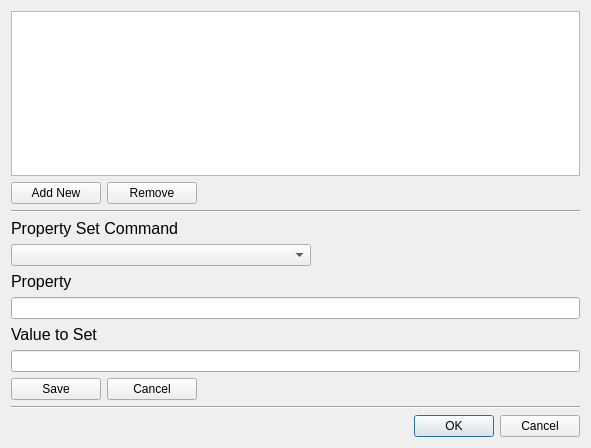
<?xml version="1.0" encoding="UTF-8"?>
<ui version="4.0">
 <class>properties</class>
 <widget class="QDialog" name="properties">
  <property name="geometry">
   <rect>
    <x>0</x>
    <y>0</y>
    <width>591</width>
    <height>448</height>
   </rect>
  </property>
  <property name="maximumSize">
   <size>
    <width>1600</width>
    <height>1000</height>
   </size>
  </property>
  <property name="windowTitle">
   <string>Set Property Values</string>
  </property>
  <layout class="QVBoxLayout" name="verticalLayout">
   <item>
    <widget class="QListWidget" name="list">
     <property name="sizePolicy">
      <sizepolicy hsizetype="Expanding" vsizetype="Preferred">
       <horstretch>0</horstretch>
       <verstretch>0</verstretch>
      </sizepolicy>
     </property>
     <property name="minimumSize">
      <size>
       <width>0</width>
       <height>150</height>
      </size>
     </property>
     <property name="maximumSize">
      <size>
       <width>1600</width>
       <height>800</height>
      </size>
     </property>
     <property name="font">
      <font>
       <family>Arial</family>
      </font>
     </property>
     <property name="alternatingRowColors">
      <bool>true</bool>
     </property>
     <property name="movement">
      <enum>QListView::Free</enum>
     </property>
     <property name="resizeMode">
      <enum>QListView::Adjust</enum>
     </property>
    </widget>
   </item>
   <item>
    <layout class="QHBoxLayout" name="horizontalLayout">
     <item>
      <widget class="QPushButton" name="button_add">
       <property name="minimumSize">
        <size>
         <width>90</width>
         <height>0</height>
        </size>
       </property>
       <property name="maximumSize">
        <size>
         <width>110</width>
         <height>16777215</height>
        </size>
       </property>
       <property name="text">
        <string>Add New</string>
       </property>
      </widget>
     </item>
     <item>
      <widget class="QPushButton" name="button_remove">
       <property name="minimumSize">
        <size>
         <width>90</width>
         <height>0</height>
        </size>
       </property>
       <property name="maximumSize">
        <size>
         <width>110</width>
         <height>16777215</height>
        </size>
       </property>
       <property name="text">
        <string>Remove</string>
       </property>
      </widget>
     </item>
     <item>
      <spacer name="horizontalSpacer">
       <property name="orientation">
        <enum>Qt::Horizontal</enum>
       </property>
       <property name="sizeHint" stdset="0">
        <size>
         <width>40</width>
         <height>20</height>
        </size>
       </property>
      </spacer>
     </item>
    </layout>
   </item>
   <item>
    <widget class="Line" name="line">
     <property name="orientation">
      <enum>Qt::Horizontal</enum>
     </property>
    </widget>
   </item>
   <item>
    <widget class="QLabel" name="label_command">
     <property name="sizePolicy">
      <sizepolicy hsizetype="Preferred" vsizetype="Fixed">
       <horstretch>0</horstretch>
       <verstretch>0</verstretch>
      </sizepolicy>
     </property>
     <property name="font">
      <font>
       <family>Arial</family>
       <pointsize>12</pointsize>
      </font>
     </property>
     <property name="text">
      <string>Property Set Command</string>
     </property>
    </widget>
   </item>
   <item>
    <widget class="QComboBox" name="combo_command">
     <property name="sizePolicy">
      <sizepolicy hsizetype="Fixed" vsizetype="Fixed">
       <horstretch>0</horstretch>
       <verstretch>0</verstretch>
      </sizepolicy>
     </property>
     <property name="minimumSize">
      <size>
       <width>200</width>
       <height>0</height>
      </size>
     </property>
     <property name="maximumSize">
      <size>
       <width>300</width>
       <height>16777215</height>
      </size>
     </property>
     <property name="font">
      <font>
       <family>Arial</family>
      </font>
     </property>
    </widget>
   </item>
   <item>
    <widget class="QLabel" name="label_property">
     <property name="sizePolicy">
      <sizepolicy hsizetype="Preferred" vsizetype="Fixed">
       <horstretch>0</horstretch>
       <verstretch>0</verstretch>
      </sizepolicy>
     </property>
     <property name="minimumSize">
      <size>
       <width>100</width>
       <height>0</height>
      </size>
     </property>
     <property name="maximumSize">
      <size>
       <width>140</width>
       <height>16777215</height>
      </size>
     </property>
     <property name="font">
      <font>
       <family>Arial</family>
       <pointsize>12</pointsize>
      </font>
     </property>
     <property name="text">
      <string>Property</string>
     </property>
    </widget>
   </item>
   <item>
    <widget class="QLineEdit" name="line_property">
     <property name="minimumSize">
      <size>
       <width>350</width>
       <height>0</height>
      </size>
     </property>
     <property name="maximumSize">
      <size>
       <width>1600</width>
       <height>16777215</height>
      </size>
     </property>
     <property name="toolTip">
      <string>&lt;html&gt;&lt;head/&gt;&lt;body&gt;&lt;p&gt;Exact string is required for the property to be set&lt;/p&gt;&lt;/body&gt;&lt;/html&gt;</string>
     </property>
    </widget>
   </item>
   <item>
    <widget class="QLabel" name="label_value">
     <property name="sizePolicy">
      <sizepolicy hsizetype="Preferred" vsizetype="Fixed">
       <horstretch>0</horstretch>
       <verstretch>0</verstretch>
      </sizepolicy>
     </property>
     <property name="minimumSize">
      <size>
       <width>100</width>
       <height>0</height>
      </size>
     </property>
     <property name="maximumSize">
      <size>
       <width>140</width>
       <height>16777215</height>
      </size>
     </property>
     <property name="font">
      <font>
       <family>Arial</family>
       <pointsize>12</pointsize>
      </font>
     </property>
     <property name="text">
      <string>Value to Set</string>
     </property>
    </widget>
   </item>
   <item>
    <widget class="QLineEdit" name="line_value">
     <property name="minimumSize">
      <size>
       <width>350</width>
       <height>0</height>
      </size>
     </property>
     <property name="maximumSize">
      <size>
       <width>600</width>
       <height>16777215</height>
      </size>
     </property>
    </widget>
   </item>
   <item>
    <layout class="QHBoxLayout" name="horizontalLayout_2">
     <item>
      <widget class="QPushButton" name="button_save">
       <property name="minimumSize">
        <size>
         <width>90</width>
         <height>0</height>
        </size>
       </property>
       <property name="maximumSize">
        <size>
         <width>110</width>
         <height>16777215</height>
        </size>
       </property>
       <property name="text">
        <string>Save</string>
       </property>
      </widget>
     </item>
     <item>
      <widget class="QPushButton" name="button_cancel">
       <property name="minimumSize">
        <size>
         <width>90</width>
         <height>0</height>
        </size>
       </property>
       <property name="maximumSize">
        <size>
         <width>110</width>
         <height>16777215</height>
        </size>
       </property>
       <property name="text">
        <string>Cancel</string>
       </property>
      </widget>
     </item>
     <item>
      <spacer name="horizontalSpacer_2">
       <property name="orientation">
        <enum>Qt::Horizontal</enum>
       </property>
       <property name="sizeHint" stdset="0">
        <size>
         <width>40</width>
         <height>20</height>
        </size>
       </property>
      </spacer>
     </item>
    </layout>
   </item>
   <item>
    <widget class="Line" name="line_2">
     <property name="orientation">
      <enum>Qt::Horizontal</enum>
     </property>
    </widget>
   </item>
   <item>
    <widget class="QDialogButtonBox" name="buttonBox">
     <property name="orientation">
      <enum>Qt::Horizontal</enum>
     </property>
     <property name="standardButtons">
      <set>QDialogButtonBox::Cancel|QDialogButtonBox::Ok</set>
     </property>
    </widget>
   </item>
  </layout>
 </widget>
 <resources/>
 <connections>
  <connection>
   <sender>buttonBox</sender>
   <signal>accepted()</signal>
   <receiver>properties</receiver>
   <slot>accept()</slot>
   <hints>
    <hint type="sourcelabel">
     <x>248</x>
     <y>254</y>
    </hint>
    <hint type="destinationlabel">
     <x>157</x>
     <y>274</y>
    </hint>
   </hints>
  </connection>
  <connection>
   <sender>buttonBox</sender>
   <signal>rejected()</signal>
   <receiver>properties</receiver>
   <slot>reject()</slot>
   <hints>
    <hint type="sourcelabel">
     <x>316</x>
     <y>260</y>
    </hint>
    <hint type="destinationlabel">
     <x>286</x>
     <y>274</y>
    </hint>
   </hints>
  </connection>
 </connections>
</ui>
